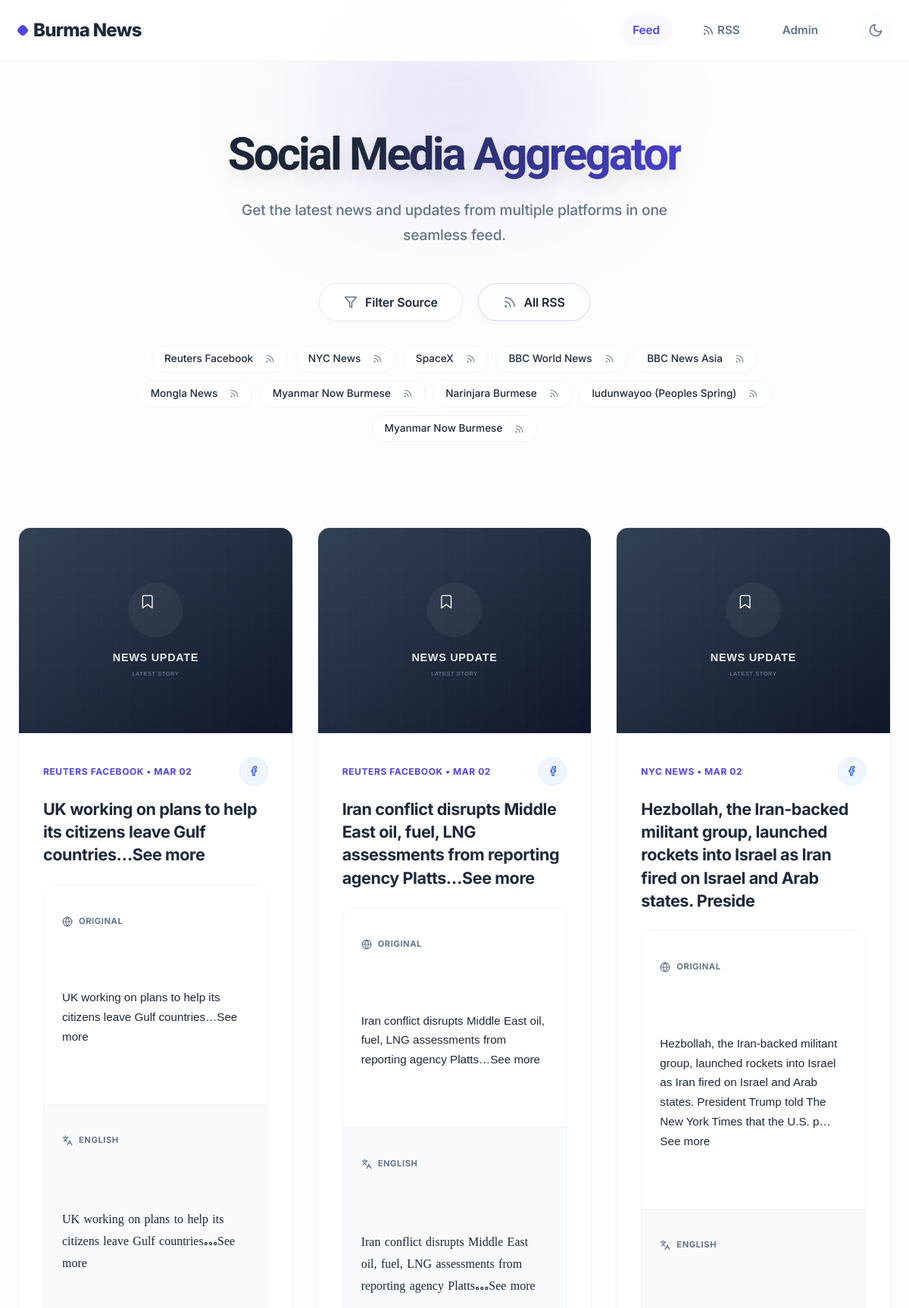
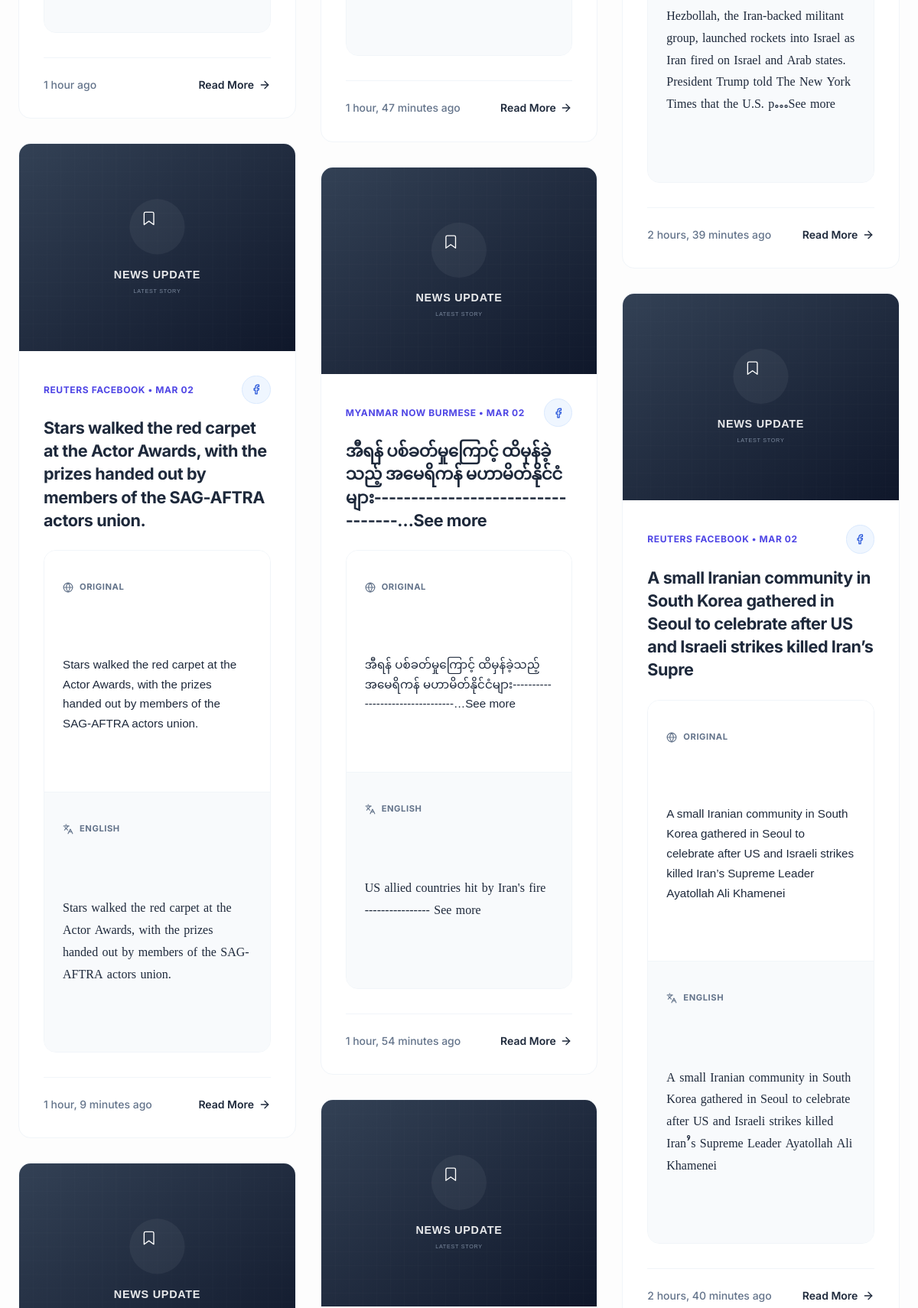
The page / (upper part) on the database its author committed (2 pictures, top to bottom).
### aggregator/models.py (models this page shows, shortened)
class Source(models.Model):
    SOURCE_TYPES = [
        ('RSS', 'RSS'),
        ('FACEBOOK', 'Facebook'),
        ('TWITTER', 'X'),
        ('TELEGRAM', 'Telegram'),
    ]
    name = models.CharField(max_length=200)
    url = models.URLField(help_text="URL of the specific feed or page source")
    source_type = models.CharField(max_length=20, choices=SOURCE_TYPES, default='RSS')
    is_active = models.BooleanField(default=True)
    icon_url = models.URLField(blank=True, null=True, help_text="Optional icon URL")

class Post(models.Model):
    source = models.ForeignKey(Source, on_delete=models.CASCADE, related_name='posts')
    title = models.CharField(max_length=500)
    original_content = models.TextField()
    translated_content = models.TextField(blank=True, null=True)
    url = models.URLField(unique=True)
    image_url = models.URLField(max_length=500, blank=True, null=True)
    published_date = models.DateTimeField()
    created_at = models.DateTimeField(auto_now_add=True)
    @property
    def display_image_url(self):
        if self.image_url:
            return self.image_url
        import re
        img_match = re.search(r'<img [^>]*src="([^"]+)"', self.original_content)
        if img_match:
            return img_match.group(1)
        from django.templatetags.static import static
        if self.source.source_type == 'FACEBOOK':
            return '/static/aggregator/images/placeholder_social.svg'
        elif self.source.source_type == 'TWITTER':
            return '/static/aggregator/images/placeholder_twitter.svg'
        elif self.source.source_type == 'TELEGRAM':
            return '/static/aggregator/images/placeholder_telegram.svg'
        else:
            return '/static/aggregator/images/placeholder_news.svg'
    class Meta:
        ordering = ['-published_date']

### aggregator/views.py (the view)
# urls.py: path('', views.index, name='index'),
def index(request):
    source_id = request.GET.get('source')
    source_type = request.GET.get('type')
    posts_list = Post.objects.all()
    if source_id:
        posts_list = posts_list.filter(source__id=source_id)
    if source_type:
        posts_list = posts_list.filter(source__source_type=source_type)
    paginator = Paginator(posts_list, 20) # Show 20 contacts per page.
    page_number = request.GET.get('page')
    page_obj = paginator.get_page(page_number)
    custom_range = paginator.get_elided_page_range(page_obj.number, on_each_side=2, on_ends=1)
    sources = Source.objects.filter(is_active=True)
    return render(request, 'aggregator/index.html', {
        'page_obj': page_obj,
        'custom_range': custom_range,
        'sources': sources,
        'current_source_type': source_type
    })

### aggregator/templates/aggregator/index.html (shortened to what this page needs)
{% extends 'aggregator/base.html' %}
{% block content %}
<div class="feed-header-wrapper">
    <div class="feed-header-bg-glow"></div>
    <h1 class="feed-title">Social Media Aggregator</h1>
    <p class="feed-subtitle">Get the latest news and updates from multiple platforms in one seamless feed.</p>
    <div class="premium-filter-container">
        <button class="premium-btn" onclick="document.getElementById('filterDropdown').classList.toggle('show')">
            <svg xmlns="http://www.w3.org/2000/svg" width="18" height="18" viewBox="0 0 24 24" fill="none"
                stroke="currentColor" stroke-width="2" stroke-linecap="round" stroke-linejoin="round">
                <polygon points="22 3 2 3 10 12.46 10 19 14 21 14 12.46 22 3" />
            </svg>
            <span>Filter Source</span>
        </button>
        {% if request.GET.type %}
        <button class="premium-btn rss-btn"
            onclick="copySourceRss('{{ request.scheme }}://{{ request.get_host }}/feed/rss?type={{ request.GET.type }}&format=xml', this)"
            title="Copy RSS for {{ request.GET.type }}">
            <svg xmlns="http://www.w3.org/2000/svg" width="18" height="18" viewBox="0 0 24 24" fill="none"
                stroke="currentColor" stroke-width="2" stroke-linecap="round" stroke-linejoin="round">
                <path d="M4 11a9 9 0 0 1 9 9" />
                <path d="M4 4a16 16 0 0 1 16 16" />
                <circle cx="5" cy="19" r="1" />
            </svg>
            RSS for {{ request.GET.type|title }}
        </button>
        {% elif not request.GET.source %}
        <button class="premium-btn rss-btn"
            onclick="copySourceRss('{{ request.scheme }}://{{ request.get_host }}/feed/rss?format=xml', this)"
            title="Copy RSS for All Sources">
            <svg xmlns="http://www.w3.org/2000/svg" width="18" height="18" viewBox="0 0 24 24" fill="none"
                stroke="currentColor" stroke-width="2" stroke-linecap="round" stroke-linejoin="round">
                <path d="M4 11a9 9 0 0 1 9 9" />
                <path d="M4 4a16 16 0 0 1 16 16" />
                <circle cx="5" cy="19" r="1" />
            </svg>
            All RSS
        </button>
        {% endif %}
    </div>
    <div class="source-tags-container">
        {% for source in sources %}
        <div class="source-tag {% if request.GET.source|add:'0' == source.id %}active{% endif %}">
            <a href="?source={{ source.id }}" class="source-tag-name">
                {{ source.name }}
            </a>
            <button class="source-tag-rss"
                onclick="copySourceRss('{{ request.scheme }}://{{ request.get_host }}/feed/rss?source={{ source.id }}&format=xml', this)"
                title="Copy RSS" aria-label="Copy RSS">
                <svg xmlns="http://www.w3.org/2000/svg" width="13" height="13" viewBox="0 0 24 24" fill="none"
                    stroke="currentColor" stroke-width="2" stroke-linecap="round" stroke-linejoin="round">
                    <path d="M4 11a9 9 0 0 1 9 9" />
                    <path d="M4 4a16 16 0 0 1 16 16" />
                    <circle cx="5" cy="19" r="1" />
                </svg>
            </button>
        </div>
        {% endfor %}
    </div>
</div>
<div class="feed-grid">
    {% for post in page_obj %}
    <article class="news-card">
        <div class="card-image-container">
            <img src="{{ post.display_image_url }}" alt="" class="card-image" loading="lazy"
                onerror="this.onerror=null; this.src='/static/aggregator/images/placeholder_news.svg';">
        </div>
        <div class="card-content">
            <div class="source-badge">
                <div class="source-info">
                    <span class="source-text">{{ post.source.name }} • {{ post.published_date|date:"M d" }}</span>
                </div>
                <span class="source-type-tag {{ post.source.source_type|lower }}"
                    title="{{ post.source.get_source_type_display }}">
                    {% if post.source.source_type == 'RSS' %}
                    <svg xmlns="http://www.w3.org/2000/svg" width="14" height="14" viewBox="0 0 24 24" fill="none"
                        stroke="currentColor" stroke-width="2" stroke-linecap="round" stroke-linejoin="round">
                        <path d="M4 11a9 9 0 0 1 9 9" />
                        <path d="M4 4a16 16 0 0 1 16 16" />
                        <circle cx="5" cy="19" r="1" />
                    </svg>
                    {% elif post.source.source_type == 'FACEBOOK' %}
                    <svg xmlns="http://www.w3.org/2000/svg" width="14" height="14" viewBox="0 0 24 24" fill="none"
                        stroke="currentColor" stroke-width="2" stroke-linecap="round" stroke-linejoin="round">
                        <path d="M18 2h-3a5 5 0 0 0-5 5v3H7v4h3v8h4v-8h3l1-4h-4V7a1 1 0 0 1 1-1h3z" />
                    </svg>
                    {% else %}
                    {{ post.source.get_source_type_display }}
                    {% endif %}
                </span>
            </div>
            <h2 class="card-title">
                <a href="{{ post.url }}" target="_blank">
                    {{ post.title }}
                </a>
            </h2>
            <div class="card-excerpt">
                <div class="content-stack">
                    <div class="content-block original">
                        <h4>
                            Original
                        </h4>
                        <div class="content-text" style="font-family: 'Namkhone', 'Pyidaungsu', sans-serif;">
                            {{ post.original_content|linebreaks }}
                        </div>
                    </div>
                    {% if post.translated_content %}
                    <div class="content-block translated">
                        <h4>
                            English
                        </h4>
                        <div class="content-text">
                            {{ post.translated_content|linebreaks }}
                        </div>
                    </div>
                    {% endif %}
                </div>
            </div>
            <div class="card-footer">
                <span>{{ post.published_date|timesince }} ago</span>
                <a href="{{ post.url }}" target="_blank" class="read-more">
                    Read More
                    <svg xmlns="http://www.w3.org/2000/svg" width="16" height="16" viewBox="0 0 24 24" fill="none"
                        stroke="currentColor" stroke-width="2" stroke-linecap="round" stroke-linejoin="round">
                        <path d="M5 12h14" />
                        <path d="m12 5 7 7-7 7" />
                    </svg>
                </a>
            </div>
        </div>
    </article>
    {% endfor %}
</div>
{% endblock %}

### aggregator/templates/aggregator/base.html (shortened to what this page needs)
{% load static %}
<!DOCTYPE html>
<html lang="en">
<head>
    <link rel="stylesheet" href="{% static 'aggregator/styles.css' %}?v={% now 'U' %}_11">
</head>
<body>
    <nav class="navbar">
        <div class="container navbar-content">
            <a href="/" class="navbar-brand">
                Burma News
            </a>
            <div class="nav-links">
                <a href="/" class="nav-link {% if request.path == '/' %}active{% endif %}">Feed</a>
                <a href="/feed/rss" target="_blank" class="nav-link"
                    style="display: inline-flex; align-items: center; gap: 0.25rem;">
                    <svg xmlns="http://www.w3.org/2000/svg" width="16" height="16" viewBox="0 0 24 24" fill="none"
                        stroke="currentColor" stroke-width="2" stroke-linecap="round" stroke-linejoin="round">
                        <path d="M4 11a9 9 0 0 1 9 9"></path>
                        <path d="M4 4a16 16 0 0 1 16 16"></path>
                        <circle cx="5" cy="19" r="1"></circle>
                    </svg>
                    RSS
                </a>
                <a href="/admin" class="nav-link">Admin</a>
                <button class="theme-toggle" id="themeToggle" title="Toggle Dark Mode">
                    <svg class="icon-moon" xmlns="http://www.w3.org/2000/svg" width="20" height="20" viewBox="0 0 24 24"
                        fill="none" stroke="currentColor" stroke-width="2" stroke-linecap="round"
                        stroke-linejoin="round">
                        <path d="M21 12.79A9 9 0 1 1 11.21 3 7 7 0 0 0 21 12.79z" />
                    </svg>
                </button>
            </div>
        </div>
    </nav>
    <main class="container">
        {% block content %}{% endblock %}
    </main>
</body>
</html>

### aggregator/static/aggregator/styles.css (style rules this page uses)
:root { --primary: #4f46e5; --primary-hover: #4338ca; --background: #fdfdfd; --surface: #ffffff; --text-main: #1e293b; --text-secondary: #64748b; --border: #f1f5f9; --border-hover: #e2e8f0; --shadow-sm: 0 1px 3px 0 rgb(0 0 0 / 0.02), 0 1px 2px -1px rgb(0 0 0 / 0.02); --shadow-md: 0 10px 15px -3px rgb(0 0 0 / 0.03), 0 4px 6px -4px rgb(0 0 0 / 0.03); --shadow-lg: 0 20px 25px -5px rgb(0 0 0 / 0.05), 0 8px 10px -6px rgb(0 0 0 / 0.01); --radius: 1rem; --font-sans: 'Inter', system-ui, -apple-system, sans-serif; --font-serif: 'Noto Serif Myanmar', serif; }
.theme-toggle { background: transparent; border: 1px solid var(--border); color: var(--text-secondary); width: 40px; height: 40px; border-radius: 50%; display: flex; align-items: center; justify-content: center; cursor: pointer; transition: all 0.2s; margin-left: 1rem; }
body { font-family: var(--font-sans); background-color: var(--background); color: var(--text-main); line-height: 1.6; margin: 0; min-height: 100vh; }
.navbar { background: rgba(255, 255, 255, 0.9); backdrop-filter: blur(16px); -webkit-backdrop-filter: blur(16px); border-bottom: 1px solid var(--border); position: sticky; top: 0; z-index: 50; padding: 1.25rem 0; }
.container { max-width: 1600px; margin: 0 auto; padding: 0 1.5rem; }
.navbar-content { display: flex; justify-content: space-between; align-items: center; }
.navbar-brand { font-size: 1.5rem; font-weight: 800; color: var(--text-main); text-decoration: none; letter-spacing: -0.03em; display: flex; align-items: center; gap: 0.5rem; }
.navbar-brand::before { content: ''; display: block; width: 12px; height: 12px; background: var(--primary); border-radius: 4px; transform: rotate(45deg); }
.nav-links { display: flex; gap: 1.5rem; }
.nav-link { color: var(--text-secondary); text-decoration: none; font-weight: 600; font-size: 0.95rem; transition: all 0.2s; padding: 0.5rem 1rem; border-radius: 9999px; }
.nav-link:hover, .nav-link.active { color: var(--primary); background: rgba(79, 70, 229, 0.04); }
.feed-title { font-size: 3rem; font-weight: 800; color: var(--text-main); margin-bottom: 1.5rem; letter-spacing: -0.04em; line-height: 1.1; }
.feed-grid { column-count: 3; column-gap: 2rem; padding-bottom: 6rem; }
.news-card { background: var(--surface); border-radius: var(--radius); border: 1px solid var(--border); overflow: hidden; transition: all 0.4s cubic-bezier(0.25, 1, 0.5, 1); display: flex; flex-direction: column; break-inside: avoid; margin-bottom: 2rem; height: auto; }
.card-image { width: 100%; height: auto; display: block; background: #f1f5f9; }
.card-content { padding: 2rem; flex: 1; display: flex; flex-direction: column; }
.source-badge { display: flex; justify-content: space-between; align-items: center; width: 100%; font-size: 0.75rem; font-weight: 700; color: var(--primary); margin-bottom: 1rem; text-transform: uppercase; letter-spacing: 0.05em; }
.source-info { display: flex; align-items: center; gap: 0.5rem; min-width: 0; flex: 1; }
.source-text { white-space: nowrap; overflow: hidden; text-overflow: ellipsis; min-width: 0; }
.source-type-tag { font-size: 0.65rem; padding: 0.35rem; border-radius: 50%; font-weight: 700; letter-spacing: 0.02em; border: 1px solid transparent; transition: all 0.2s cubic-bezier(0.4, 0, 0.2, 1); cursor: default; flex-shrink: 0; margin-left: 0.5rem; display: inline-flex; align-items: center; justify-content: center; min-width: 24px; height: 24px; }
.source-type-tag.facebook { background-color: #eff6ff; color: #1d4ed8; border-color: #dbeafe; }
.card-title { font-size: 1.35rem; font-weight: 700; color: var(--text-main); margin: 0 0 1.5rem; line-height: 1.4; letter-spacing: -0.02em; }
.card-title a { color: inherit; text-decoration: none; transition: color 0.2s; }
.content-stack { border: 1px solid var(--border) !important; }
.content-block.translated .content-text { font-family: var(--font-serif) !important; font-size: 1rem !important; line-height: 1.8 !important; }
.card-excerpt { margin-bottom: 2rem; flex: 1; overflow: visible; }
.card-footer { display: flex; justify-content: space-between; align-items: center; border-top: 1px solid var(--border); padding-top: 1.5rem; margin-top: auto; font-size: 0.875rem; color: var(--text-secondary); font-weight: 500; }
.read-more { color: var(--text-main); font-weight: 600; text-decoration: none; display: inline-flex; align-items: center; gap: 0.35rem; transition: all 0.2s; }

### rows shown on the page
Source: name "Reuters Facebook"
Source: name "NYC News"
Source: name "SpaceX"
Source: name "BBC World News"
Source: name "BBC News Asia"
Source: name "Mongla News"
Source: name "Myanmar Now Burmese"
Source: name "Narinjara Burmese"
Source: name "ludunwayoo (Peoples Spring)"
Source: name "Myanmar Now Burmese"
Post: source.name "REUTERS FACEBOOK", published_date "MAR 02", title "UK working on plans to help its citizens leave Gulf countries…See more", original_content "UK working on plans to help its citizens leave Gulf countries…See more", translated_content "UK working on plans to help its citizens leave Gulf countries…See more", published_date "1 hour"
Post: source.name "REUTERS FACEBOOK", published_date "MAR 02", title "Stars walked the red carpet at the Actor Awards, with the prizes handed out by members of the SAG-AFTRA actors union.", original_content "Stars walked the red carpet at the Actor Awards, with the prizes handed out by members of the SAG-AFTRA actors union.", translated_content "Stars walked the red carpet at the Actor Awards, with the prizes handed out by members of the SAG-AFTRA actors union.", published_date "1 hour, 9 minutes"
Post: source.name "REUTERS FACEBOOK", published_date "MAR 02", title "Iran conflict disrupts Middle East oil, fuel, LNG assessments from reporting agency Platts…See more", original_content "Iran conflict disrupts Middle East oil, fuel, LNG assessments from reporting agency Platts…See more", translated_content "Iran conflict disrupts Middle East oil, fuel, LNG assessments from reporting agency Platts…See more", published_date "1 hour, 47 minutes"
Post: source.name "MYANMAR NOW BURMESE", published_date "MAR 02", title "အီရန် ပစ်ခတ်မှုကြောင့် ထိမှန်ခဲ့သည့် အမေရိကန် မဟာမိတ်နိုင်ငံများ---------------------------------…See more", original_content "အီရန် ပစ်ခတ်မှုကြောင့် ထိမှန်ခဲ့သည့် အမေရိကန် မဟာမိတ်နိုင်ငံများ---------------------------------…See more", translated_content "US allied countries hit by Iran's fire ---------------- See more", published_date "1 hour, 54 minutes"
Post: source.name "NYC NEWS", published_date "MAR 02", title "Hezbollah, the Iran-backed militant group, launched rockets into Israel as Iran fired on Israel and Arab states. Preside", original_content "Hezbollah, the Iran-backed militant group, launched rockets into Israel as Iran fired on Israel and Arab states. President Trump told The New York Times that the U.S. p…See more", translated_content "Hezbollah, the Iran-backed militant group, launched rockets into Israel as Iran fired on Israel and Arab states. President Trump told The New York Times that the U.S. p…See more", published_date "2 hours, 39 minutes"
Post: source.name "REUTERS FACEBOOK", published_date "MAR 02", title "A small Iranian community in South Korea gathered in Seoul to celebrate after US and Israeli strikes killed Iran’s Supre", original_content "A small Iranian community in South Korea gathered in Seoul to celebrate after US and Israeli strikes killed Iran’s Supreme Leader Ayatollah Ali Khamenei", translated_content "A small Iranian community in South Korea gathered in Seoul to celebrate after US and Israeli strikes killed Iran’s Supreme Leader Ayatollah Ali Khamenei", published_date "2 hours, 40 minutes"
